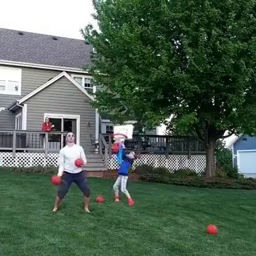
#> input picture frame 9 of bumbumnet/e.mp4, 256 x 256 px
$ python fastflow.py
#> lines starting #> are read from the running program, lines starting #| are printed output that depends on the picture
import cv2
import numpy as np
np.set_printoptions(threshold=np.nan)

import copy
import flowfilter.gpu.flowfilters as gpufilter


cap = cv2.VideoCapture("e.mp4")
ret, frame1 = cap.read()
#> frame1 is the input picture: shape (256, 256, 3); mean B, G, R 82.3, 97.9, 80
prvs = cv2.cvtColor(frame1,cv2.COLOR_BGR2GRAY)
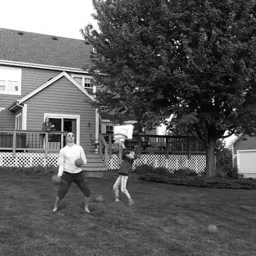
#> prvs: shape (256, 256); min 0, max 255, mean 90.7
hsv = np.zeros_like(frame1)
hsv[...,1] = 255

# GPU filter object with 2 pyramid levels
#> (the run stopped early here; a loop or call above may not have finished)

$ run again, starting later in the video
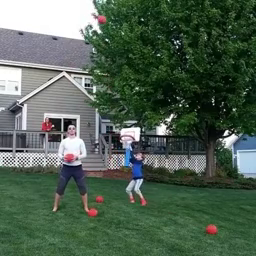
#> input picture frame 40 of bumbumnet/e.mp4, 256 x 256 px
#> frame1 is the input picture: shape (256, 256, 3); mean B, G, R 81.9, 97.7, 79.7
#> `prvs = cv2.cvtColor(frame1,cv2.COLOR_BGR2GRAY)`:
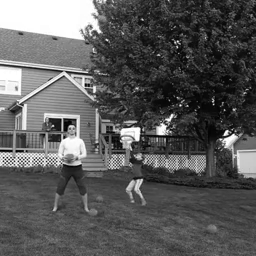
#> prvs: shape (256, 256); min 0, max 255, mean 90.5

$ run again, starting later in the video
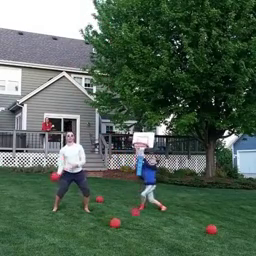
#> input picture frame 72 of bumbumnet/e.mp4, 256 x 256 px
#> frame1 is the input picture: shape (256, 256, 3); mean B, G, R 82.5, 98, 80.3
#> `prvs = cv2.cvtColor(frame1,cv2.COLOR_BGR2GRAY)`:
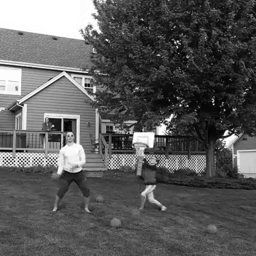
#> prvs: shape (256, 256); min 0, max 255, mean 90.9
